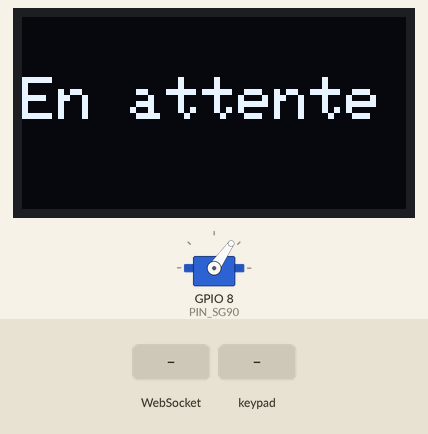
Simulated run of this sketch. Board: ESP32. Parts: 128×64 one-colour display, servo. Wiring (inferred from the names in the program): 2×3 keypad with keys 1 2 3 4 5 6 (labels assumed): rows GPIO 1, GPIO 7; columns GPIO 20, GPIO 10, GPIO 0. The test bench sets the inputs (shaded band). WiFi joins after 1.5 s; servers stay silent unless stated; what the sketch prints to the serial monitor is not drawn.

Above: at 3.2 s.
3.3 s: WebSocket text "SERVO:" received
At 4.63 s:
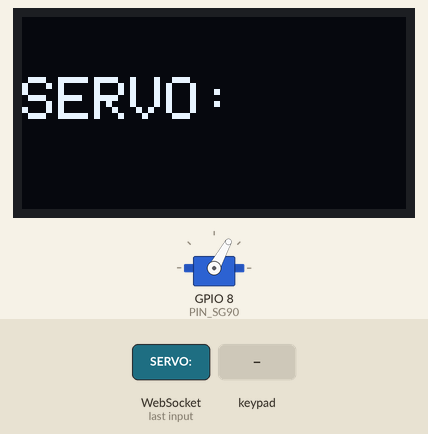
5.9 s: WebSocket text "0" received
At 7.4 s:
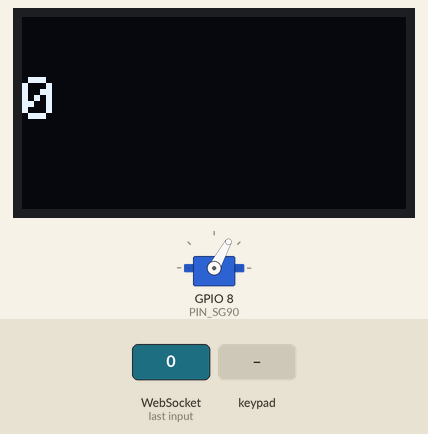
8.4 s: key '2' pressed
At 10.16 s:
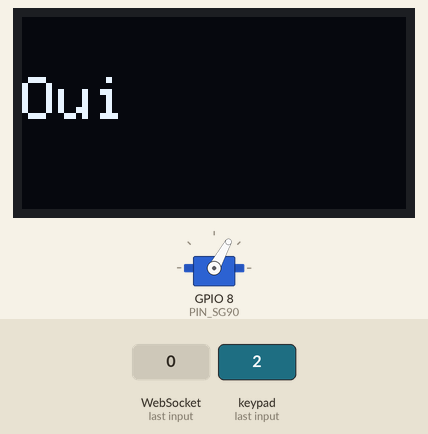
10.8 s: key '4' pressed
At 11.12 s:
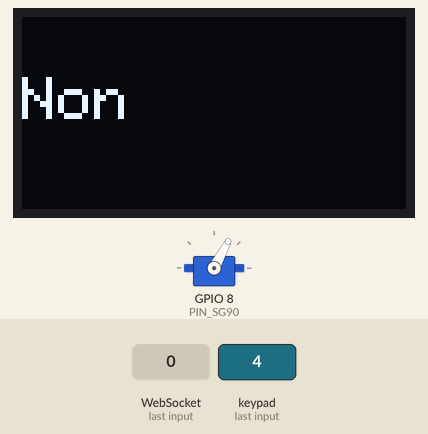
13.4 s: key '1' pressed
At 13.95 s:
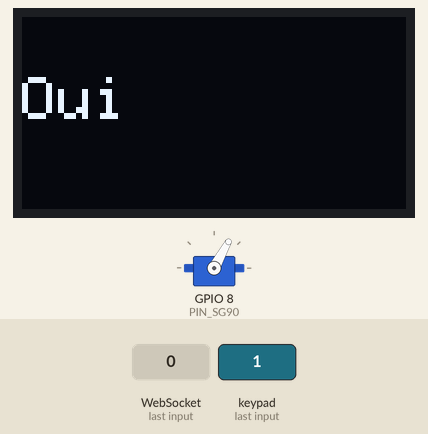
15.9 s: WebSocket text "SERVO:" received
At 19.0 s:
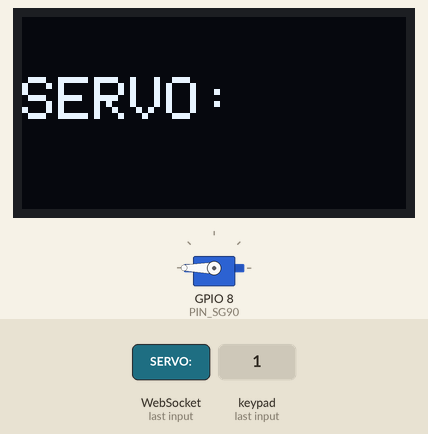
Timing chart, 0 to 19.3 s (numbered marks = the images above; inputs shaded):
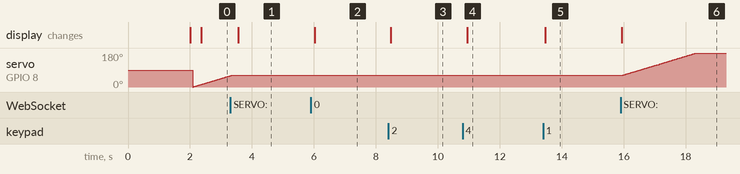

The sketch:

wifi_connect.ino
```cpp
#include <WiFi.h>
#include <WebSocketsServer.h>
#include <Adafruit_GFX.h>
#include <Adafruit_SSD1306.h>
#include <ESP32Servo.h>

#define PIN 9
#define NUMPIXELS 2
#define SCREEN_WIDTH 128
#define SCREEN_HEIGHT 64
#define OLED_RESET -1
#define SCREEN_ADDRESS 0x3C
#define PIN_SG90 8

// Matrice des boutons
const int ROW_PINS[] = {7, 8, 1};
const int COL_PINS[] = {20, 10, 0};

const char* ssid = "NAME";
const char* password = "PASS";

WebSocketsServer webSocket(80);
Adafruit_SSD1306 display(SCREEN_WIDTH, SCREEN_HEIGHT, &Wire, OLED_RESET);

uint32_t selectedAngle = 180;
int selectedOption = 0;
unsigned long lastDebounceTime = 0;
const unsigned long debounceDelay = 200;

Servo sg90;
int servoPosition = 0;
int servoStep = 1;
unsigned long lastServoMove = 0;
const unsigned long servoMoveDelay = 20;

void setup() {
  Serial.begin(115200);

  // Initialisation du WiFi
  connectToWiFi();

  // Initialisation de l'écran OLED
  Wire.begin(5, 6);
  if (!display.begin(SSD1306_SWITCHCAPVCC, SCREEN_ADDRESS)) {
    Serial.println(F("SSD1306 allocation failed"));
    while (true);
  }
  display.clearDisplay();
  display.display();
  displayMessage("En attente");

  // Initialisation du serveur WebSocket
  webSocket.begin();
  webSocket.onEvent(onWebSocketEvent);

  // Configuration des boutons (matrice)
  setupButtonMatrix();

  // Initialisation du servomoteur
  sg90.setPeriodHertz(50);
  sg90.attach(PIN_SG90, 500, 2400);
}

void loop() {
  webSocket.loop();
  handleButtonPress();
  moveServo();
}

// Fonction pour gérer la connexion WiFi
void connectToWiFi() {
  WiFi.begin(ssid, password);
  Serial.println("Connecting to WiFi...");
  while (WiFi.status() != WL_CONNECTED) {
    delay(1000);
    Serial.print(".");
  }
  Serial.println("\nConnected to WiFi");
  Serial.print("IP Address: ");
  Serial.println(WiFi.localIP());
}

// Gestion des événements WebSocket
void onWebSocketEvent(uint8_t num, WStype_t type, uint8_t* payload, size_t length) {
  if (type == WStype_TEXT) {
    String message = (char*)payload;
    Serial.println("Message received: " + message);
    displayMessage((char*)payload);

    if (message.startsWith("SERVO:")) {
      int n;
      sscanf(message.c_str(), "SERVO:%d", &n);
      selectedAngle = n;
      Serial.println(selectedAngle);
}
  }
}

// Fonction pour configurer la matrice de boutons
void setupButtonMatrix() {
  for (int row = 0; row < 3; row++) {
    pinMode(ROW_PINS[row], OUTPUT);
    digitalWrite(ROW_PINS[row], HIGH);
  }

  for (int col = 0; col < 3; col++) {
    pinMode(COL_PINS[col], INPUT_PULLUP);
  }
}

// Gestion de la pression des boutons avec debounce
void handleButtonPress() {
  for (int row = 0; row < 3; row++) {
    digitalWrite(ROW_PINS[row], LOW);

    for (int col = 0; col < 3; col++) {
      if (digitalRead(COL_PINS[col]) == LOW && (millis() - lastDebounceTime) > debounceDelay) {
        lastDebounceTime = millis();
        processButtonPress(row, col);
      }
    }

    digitalWrite(ROW_PINS[row], HIGH);
  }
}

// Traitement des pressions de boutons en fonction de la position
void processButtonPress(int row, int col) {
  if (row == 0 && col == 0) {
    selectedOption = (selectedOption + 1) % 3;
  } else if (row == 2 && col == 0) {
    selectedOption = (selectedOption + 2) % 3;
  } else if (row == 0 && col == 2) {
    if (selectedOption == 0) {
      webSocket.broadcastTXT("Satisfaction: Yes");
    } else if (selectedOption == 1) {
      webSocket.broadcastTXT("Satisfaction: No");
    }
    //selectedOption = 2; // En attente
  }
  updateDisplayState();
}

// Contrôler le servomoteur de manière non bloquante
void moveServo() {
  unsigned long currentMillis = millis();

  // Vérifiez si le délai entre les mouvements du servo est écoulé
  if (currentMillis - lastServoMove >= servoMoveDelay) {
    lastServoMove = currentMillis;

    // Ajuster la position du servo
    sg90.write(servoPosition);
    servoPosition += servoStep;

    // Inverser la direction du mouvement si les limites sont atteintes
    if (servoPosition >= selectedAngle || servoPosition <= 0) {
      servoStep = -servoStep;
    }
  }
}

// Affichage du message à l'écran OLED
void updateDisplayState() {
  switch (selectedOption) {
    case 0:
      displayMessage("Oui");
      break;
    case 1:
      displayMessage("Non");
      break;
    case 2:
      displayMessage("En attente");
      break;
  }
}

// Affichage d'un message sur l'écran OLED
void displayMessage(const char* msg) {
  display.clearDisplay();
  display.setTextSize(2);
  display.setTextColor(SSD1306_WHITE);
  display.setCursor(0, 20);
  display.print(msg);
  display.display();
}
```

Measured:
- after the input at 3.3 s, the display: changes after 0.26 s (image 1)
- after the input at 5.9 s, the display: changes after 0.12 s (image 2)
- after the input at 8.4 s, the display: changes after 0.08 s (image 3)
- after the input at 10.8 s, the display: changes after 0.15 s (image 4)
- after the input at 13.4 s, the display: changes after 0.07 s (image 5)
- after the input at 15.9 s, the display: changes at once (image 6)
